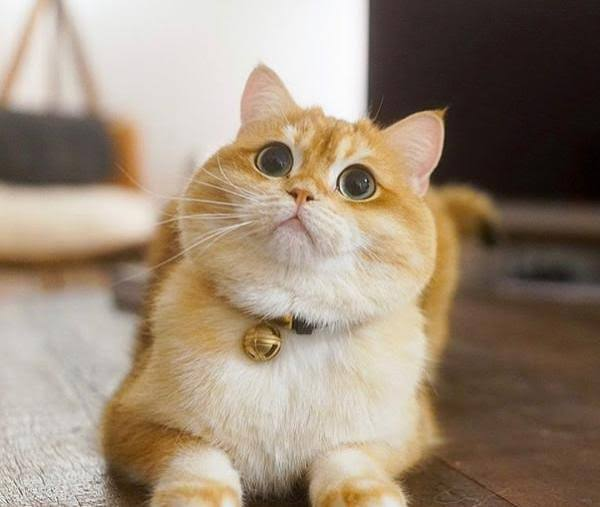
#> input picture kucing.jpg, 600 x 507 px
$ python rotation.py
#> lines starting #> are read from the running program, lines starting #| are printed output that depends on the picture
import cv2
import matplotlib.pyplot as plt

img = cv2.imread("kucing.jpg")
#> img is the input picture: shape (507, 600, 3); mean B, G, R 119.4, 137.8, 154.8
img = cv2.cvtColor(img, cv2.COLOR_BGR2RGB)

tinggi, lebar = img.shape[:2]
#> tinggi = 507; lebar = 600

# Menentukan titik pusat
pusat = (lebar // 2, tinggi // 2)
#> pusat = (300, 253)

# Rotasi 45 derajat
M1 = cv2.getRotationMatrix2D(
    pusat, 45, 1.0
)

# Rotasi 90 derajat
M2 = cv2.getRotationMatrix2D(
    pusat, 90, 1.0
)
#> M2 = [[6.12e-17, 1, 47], [-1, 6.12e-17, 553]]

# Rotasi 180 derajat
M3 = cv2.getRotationMatrix2D(
    pusat, 180, 1.0
)

hasil1 = cv2.warpAffine(
    img, M1, (lebar, tinggi)
)
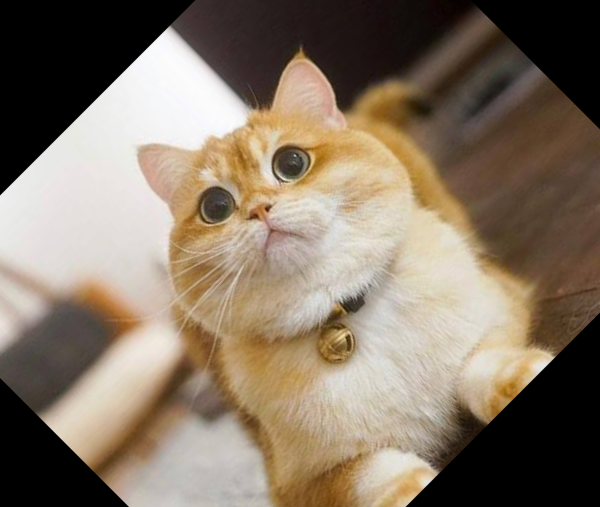
#> hasil1: shape (507, 600, 3); mean R, G, B 132.8, 118.1, 101.3

hasil2 = cv2.warpAffine(
    img, M2, (lebar, tinggi)
)
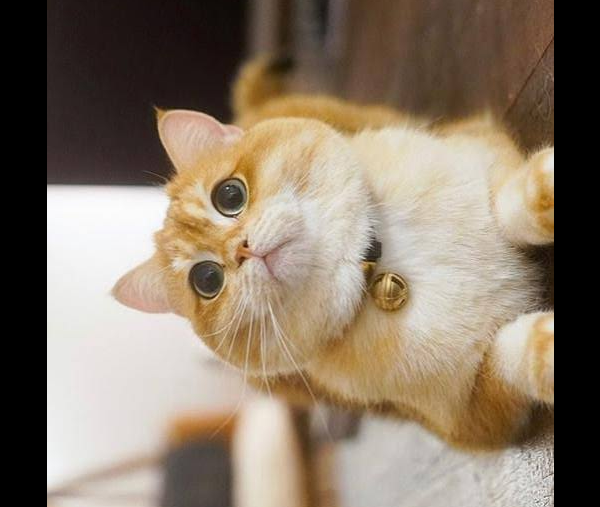
#> hasil2: shape (507, 600, 3); mean R, G, B 135.8, 121, 104.2

hasil3 = cv2.warpAffine(
    img, M3, (lebar, tinggi)
)
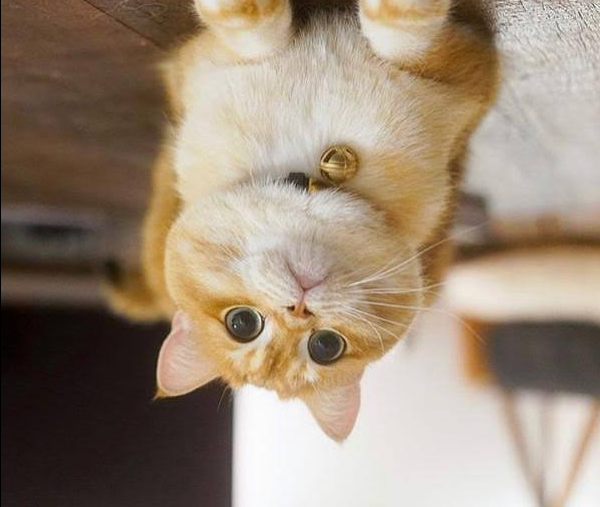
#> hasil3: shape (507, 600, 3); mean R, G, B 154.5, 137.5, 119.2

plt.figure(figsize=(10, 5))

plt.subplot(2, 2, 1)
plt.imshow(img)
plt.title("Citra Asli")
plt.axis("off")

plt.subplot(2, 2, 2)
plt.imshow(hasil1)
plt.title("Rotasi 45 Derajat")
plt.axis("off")

plt.subplot(2, 2, 3)
plt.imshow(hasil2)
plt.title("Rotasi 90 Derajat")
plt.axis("off")

plt.subplot(2, 2, 4)
plt.imshow(hasil3)
plt.title("Rotasi 180 Derajat")
plt.axis("off")

plt.show()
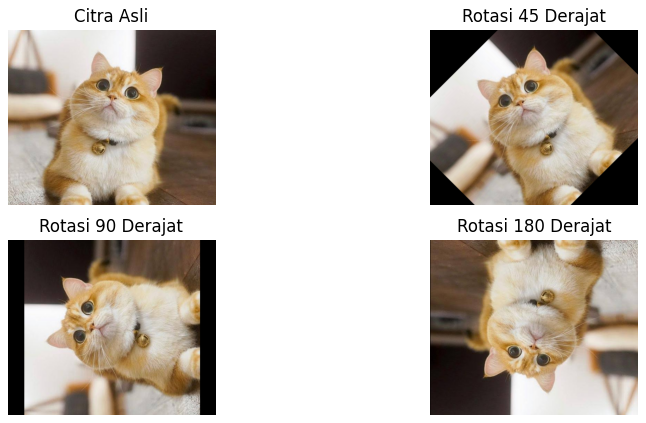
#> figure drawn by matplotlib, 4 panels
